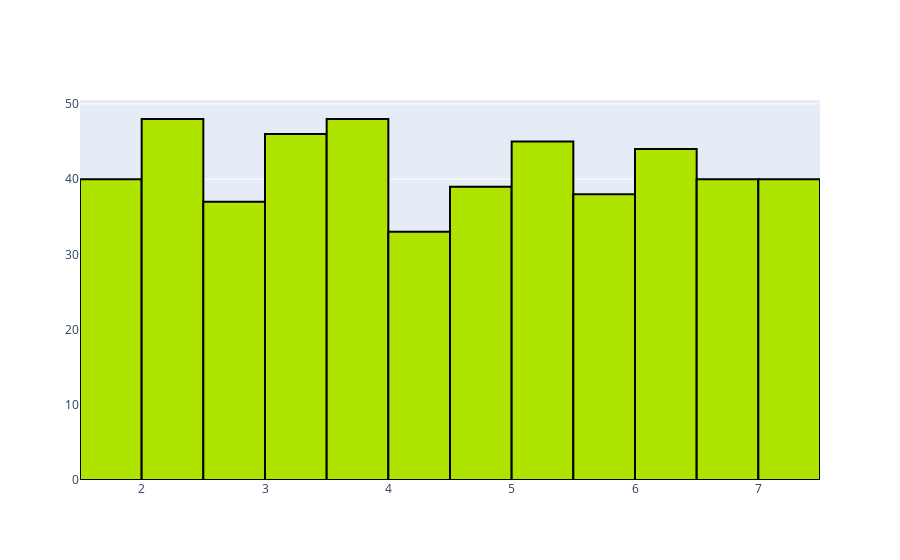

The cell this chart's notebook holds for it:
### Code cell
hist = [go.Histogram(x = df['income'],\
marker=dict(color ='#AFE400',line = dict(color='black',width=2)))]
fig = go.Figure(data = hist)
iplot(fig)

### Figure 1 — Plotly figure (JSON) as saved in the notebook; plotly's stock layout.template omitted (floating-point values rounded to 4 significant figures; data arrays with more than 128 entries replaced by an {"elided": "..."} marker saying what was removed)
{"data": [{"marker": {"color": "#AFE400", "line": {"color": "black", "width": 2}}, "type": "histogram", "x": {"elided": "498 float values"}}], "layout": {}}
